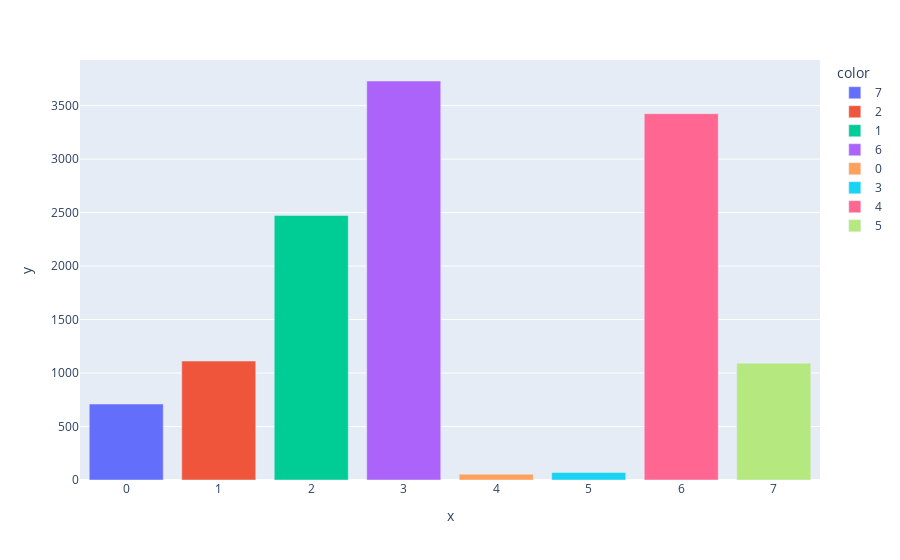

This figure's notebook cell:
### Code cell
px.bar(y=train.groupby(['Class'])['Area_Code'].count(),color=train['Class'].unique())

### Figure 1 — Plotly figure (JSON) as saved in the notebook; plotly's stock layout.template omitted (floating-point values rounded to 4 significant figures)
{"data": [{"alignmentgroup": "True", "hovertemplate": "color=7<br>x=%{x}<br>y=%{y}<extra></extra>", "legendgroup": "7", "marker": {"color": "#636efa"}, "name": "7", "offsetgroup": "7", "orientation": "v", "showlegend": true, "textposition": "auto", "type": "bar", "x": [0], "xaxis": "x", "y": [710], "yaxis": "y"}, {"alignmentgroup": "True", "hovertemplate": "color=2<br>x=%{x}<br>y=%{y}<extra></extra>", "legendgroup": "2", "marker": {"color": "#EF553B"}, "name": "2", "offsetgroup": "2", "orientation": "v", "showlegend": true, "textposition": "auto", "type": "bar", "x": [1], "xaxis": "x", "y": [1112], "yaxis": "y"}, {"alignmentgroup": "True", "hovertemplate": "color=1<br>x=%{x}<br>y=%{y}<extra></extra>", "legendgroup": "1", "marker": {"color": "#00cc96"}, "name": "1", "offsetgroup": "1", "orientation": "v", "showlegend": true, "textposition": "auto", "type": "bar", "x": [2], "xaxis": "x", "y": [2473], "yaxis": "y"}, {"alignmentgroup": "True", "hovertemplate": "color=6<br>x=%{x}<br>y=%{y}<extra></extra>", "legendgroup": "6", "marker": {"color": "#ab63fa"}, "name": "6", "offsetgroup": "6", "orientation": "v", "showlegend": true, "textposition": "auto", "type": "bar", "x": [3], "xaxis": "x", "y": [3730], "yaxis": "y"}, {"alignmentgroup": "True", "hovertemplate": "color=0<br>x=%{x}<br>y=%{y}<extra></extra>", "legendgroup": "0", "marker": {"color": "#FFA15A"}, "name": "0", "offsetgroup": "0", "orientation": "v", "showlegend": true, "textposition": "auto", "type": "bar", "x": [4], "xaxis": "x", "y": [54], "yaxis": "y"}, {"alignmentgroup": "True", "hovertemplate": "color=3<br>x=%{x}<br>y=%{y}<extra></extra>", "legendgroup": "3", "marker": {"color": "#19d3f3"}, "name": "3", "offsetgroup": "3", "orientation": "v", "showlegend": true, "textposition": "auto", "type": "bar", "x": [5], "xaxis": "x", "y": [70], "yaxis": "y"}, {"alignmentgroup": "True", "hovertemplate": "color=4<br>x=%{x}<br>y=%{y}<extra></extra>", "legendgroup": "4", "marker": {"color": "#FF6692"}, "name": "4", "offsetgroup": "4", "orientation": "v", "showlegend": true, "textposition": "auto", "type": "bar", "x": [6], "xaxis": "x", "y": [3425], "yaxis": "y"}, {"alignmentgroup": "True", "hovertemplate": "color=5<br>x=%{x}<br>y=%{y}<extra></extra>", "legendgroup": "5", "marker": {"color": "#B6E880"}, "name": "5", "offsetgroup": "5", "orientation": "v", "showlegend": true, "textposition": "auto", "type": "bar", "x": [7], "xaxis": "x", "y": [1092], "yaxis": "y"}], "layout": {"barmode": "relative", "legend": {"title": {"text": "color"}, "tracegroupgap": 0}, "margin": {"t": 60}, "xaxis": {"anchor": "y", "domain": [0, 1], "title": {"text": "x"}}, "yaxis": {"anchor": "x", "domain": [0, 1], "title": {"text": "y"}}}}
